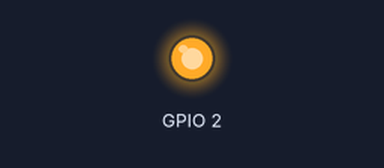
A sketch run on a simulated ESP8266 (NodeMCU). On the bench: output pins drawn as LEDs (lit = HIGH, except the on-board LED, lit = LOW). WiFi joins after 1.5 s; servers stay silent unless stated; uploads are accepted with an empty reply; what the sketch prints to the serial monitor is not drawn.

Above: at 0.1 s.
At 0.7 s:
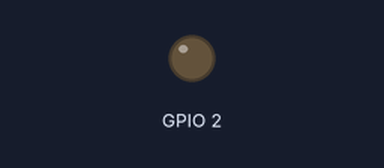
Timing chart, 0 to 2.7 s (numbered marks = the images above):
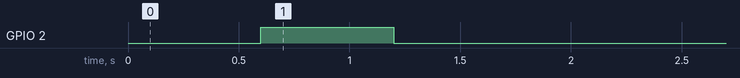

The sketch:

WifiElektrikKontrol.ino
```cpp
// 30.07.2020
// Wifi Elektrik Kontrol
// electrocoder@gmail.com
// sahin mersin
// v1
// mesebilisim.com

#include <ESP8266WiFi.h>          //https://github.com/esp8266/Arduino

#include <DNSServer.h>
#include <ESP8266WebServer.h>
#include <WiFiManager.h>          //https://github.com/tzapu/WiFiManager

#include <Ticker.h>

#include <ESP8266HTTPClient.h>

Ticker ticker;

void tick()
{
  int state = digitalRead(BUILTIN_LED);  // get the current state of GPIO1 pin
  digitalWrite(BUILTIN_LED, !state);     // set pin to the opposite state
}


void configModeCallback (WiFiManager *myWiFiManager) {
  Serial.println("Entered config mode");
  Serial.println(WiFi.softAPIP());
  //if you used auto generated SSID, print it
  Serial.println(myWiFiManager->getConfigPortalSSID());
  //entered config mode, make led toggle faster
  ticker.attach(0.2, tick);
}


void setup() {
  Serial.begin(115200);

  pinMode(BUILTIN_LED, OUTPUT);

  ticker.attach(0.6, tick);

  WiFiManager wifiManager;
  //reset settings - for testing
  //wifiManager.resetSettings();

  wifiManager.setAPCallback(configModeCallback);

  if (!wifiManager.autoConnect("MeseIoT", "MeseIoT**")) {
    Serial.println("failed to connect and hit timeout");
    ESP.reset();
    delay(1000);
  }

  Serial.println("connected...yeey :)");
  ticker.detach();
  //keep LED on
  digitalWrite(BUILTIN_LED, LOW);

}


void loop() {
  delay(2000);

  HTTPClient http;

  http.begin("http://iothook.com/api/update/?api_key=1274db1febddee135c5d26042&field_1=1");

  Serial.print("[HTTP] GET...\n");

  int httpCode = http.GET();
  if (httpCode > 0) {

    Serial.printf("[HTTP] GET... code: %d\n", httpCode);

    if (httpCode == HTTP_CODE_OK) {

      int len = http.getSize();

      uint8_t buff[128] = { 0 };

      WiFiClient * stream = http.getStreamPtr();

      while (http.connected() && (len > 0 || len == -1)) {

        size_t size = stream->available();

        if (size) {
          int c = stream->readBytes(buff, ((size > sizeof(buff)) ? sizeof(buff) : size));

          Serial.write(buff, c);

          if (len > 0) {
            len -= c;
          }
        }
        delay(1);
      }

      Serial.println();
      Serial.print("[HTTP] connection closed or file end.\n");

    }
  } else {
    Serial.printf("[HTTP] GET... failed, error: %s\n", http.errorToString(httpCode).c_str());
  }

  http.end();

  delay(13000);
}
```
